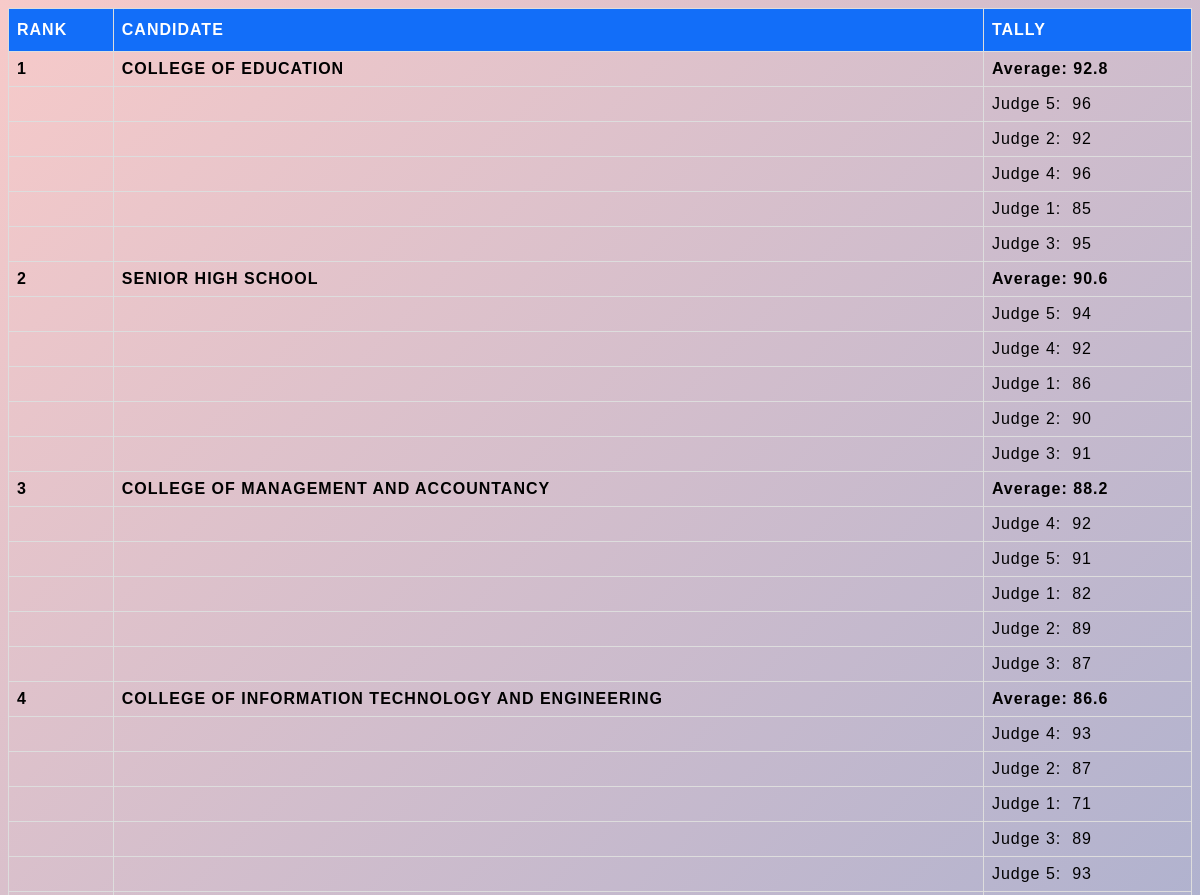
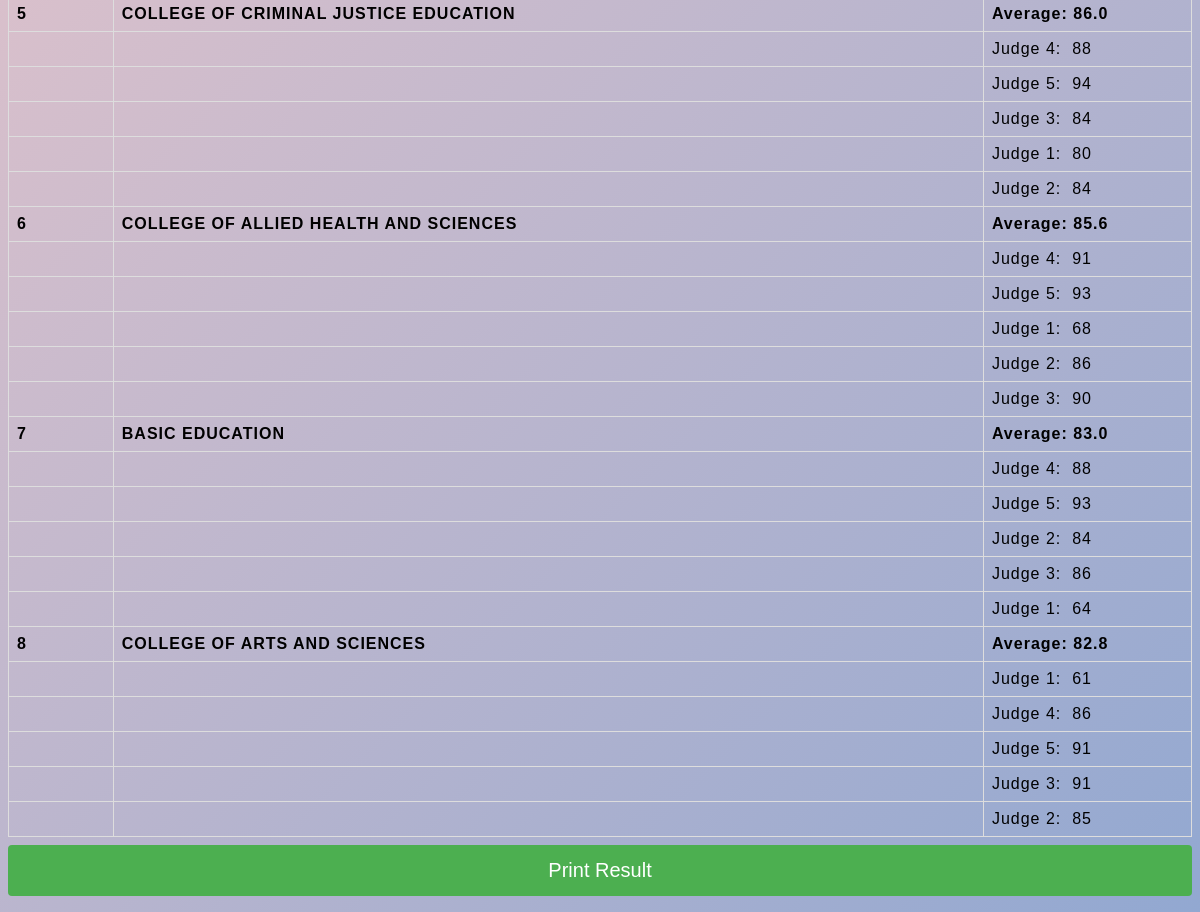
Screenshot of /augottalent2018_master/ranking.php with the database file from the repository (2 pictures, top to bottom).
### tables this page shows
CREATE TABLE IF NOT EXISTS `result` (
  `name` varchar(200) NOT NULL,
  `score` decimal(10,1) NOT NULL
);

### augottalent2018_master/ranking.php (the view, shortened to what this page needs)
<html>
	<head>
	</head>
<body >
	<div class="column1" id = "reff">
<?php
	require 'connect.php';
	$sql = "SELECT @n := @n +1 n,name,score FROM result, (SELECT @n := 0) as finalscore ORDER BY score DESC ";
    $result = mysqli_query($con, $sql);
?>
	<table border = "1" style="width:100%;border-collapse:collapse;" id="customers" >
        <tr>
			<th>RANK</th>
            <th>CANDIDATE</th>
            <th>TALLY</th>
        </tr>
<?php
     while($row = mysqli_fetch_array($result))  {
?>
        <tr>
			<td><b><?php echo $row["n"]; ?></b></td>
            <td><b><?php echo $row["name"]; ?></b></td>
            <td><b>Average: <?php echo $row["score"]; ?></b></td>
        </tr>
		<?php
		 $result2 = mysqli_query($con, "SELECT nickname,score FROM candidatescore where name= '$row[name]'");
		 while($row2 = mysqli_fetch_array($result2))  {
		?>
		<tr>
<td></td>	<td></td>
            <td><?php echo $row2["nickname"]; ?>: &nbsp;<?php echo $row2["score"]; ?></td>
        </tr>
<?php
    }
	 }
?>
    </table>
	<input type="submit" name="btnsubmit" id="submit" onclick="printTally()" value="Print Result"/>
	</div>
</body>
</html>

### augottalent2018_master/ranking.php (style rules this page uses)
html { width: 100%; min-height: 500px; margin: 0; background: #f7cac9; background: -moz-linear-gradient(-45deg, #f7cac9 0%, #92a8d1 100%); background: -webkit-linear-gradient(-45deg, #f7cac9 0%, #92a8d1 100%); background: linear-gradient(135deg, #f7cac9 0%, #92a8d1 100%); font-family: 'Roboto', sans-serif; letter-spacing: 1px; overflow-y: scroll; }
#customers { font-family: "Trebuchet MS", Arial, Helvetica, sans-serif; border-collapse: collapse; width: 100%; }
#customers td, #customers th { border: 1px solid #ddd; padding: 8px; }
#customers th { padding-top: 12px; padding-bottom: 12px; text-align: left; background-color: #126EF9; color: white; }
input[type=submit] { width: 100%; background-color: #4CAF50; color: white; padding: 14px 20px; margin: 8px 0; border: none; border-radius: 4px; cursor: pointer; font-size: 20px; }

### rows the page displays
result: n "1", name "COLLEGE OF EDUCATION", score "92.8", nickname "Judge 5", score "96", nickname "Judge 2", score "92", nickname "Judge 4", nickname "Judge 1", score "85", nickname "Judge 3", score "95"
result: n "2", name "SENIOR HIGH SCHOOL", score "90.6", nickname "Judge 5", score "94", nickname "Judge 4", score "92", nickname "Judge 1", score "86", nickname "Judge 2", score "90", nickname "Judge 3", score "91"
result: n "3", name "COLLEGE OF MANAGEMENT AND ACCOUNTANCY", score "88.2", nickname "Judge 4", score "92", nickname "Judge 5", score "91", nickname "Judge 1", score "82", nickname "Judge 2", score "89", nickname "Judge 3", score "87"
result: n "4", name "COLLEGE OF INFORMATION TECHNOLOGY AND ENGINEERING", score "86.6", nickname "Judge 4", score "93", nickname "Judge 2", score "87", nickname "Judge 1", score "71", nickname "Judge 3", score "89", nickname "Judge 5"
result: n "5", name "COLLEGE OF CRIMINAL JUSTICE EDUCATION", score "86.0", nickname "Judge 4", score "88", nickname "Judge 5", score "94", nickname "Judge 3", score "84", nickname "Judge 1", score "80", nickname "Judge 2"
result: n "6", name "COLLEGE OF ALLIED HEALTH AND SCIENCES", score "85.6", nickname "Judge 4", score "91", nickname "Judge 5", score "93", nickname "Judge 1", score "68", nickname "Judge 2", score "86", nickname "Judge 3", score "90"
result: n "7", name "BASIC EDUCATION", score "83.0", nickname "Judge 4", score "88", nickname "Judge 5", score "93", nickname "Judge 2", score "84", nickname "Judge 3", score "86", nickname "Judge 1", score "64"
result: n "8", name "COLLEGE OF ARTS AND SCIENCES", score "82.8", nickname "Judge 1", score "61", nickname "Judge 4", score "86", nickname "Judge 5", score "91", nickname "Judge 3", nickname "Judge 2", score "85"
